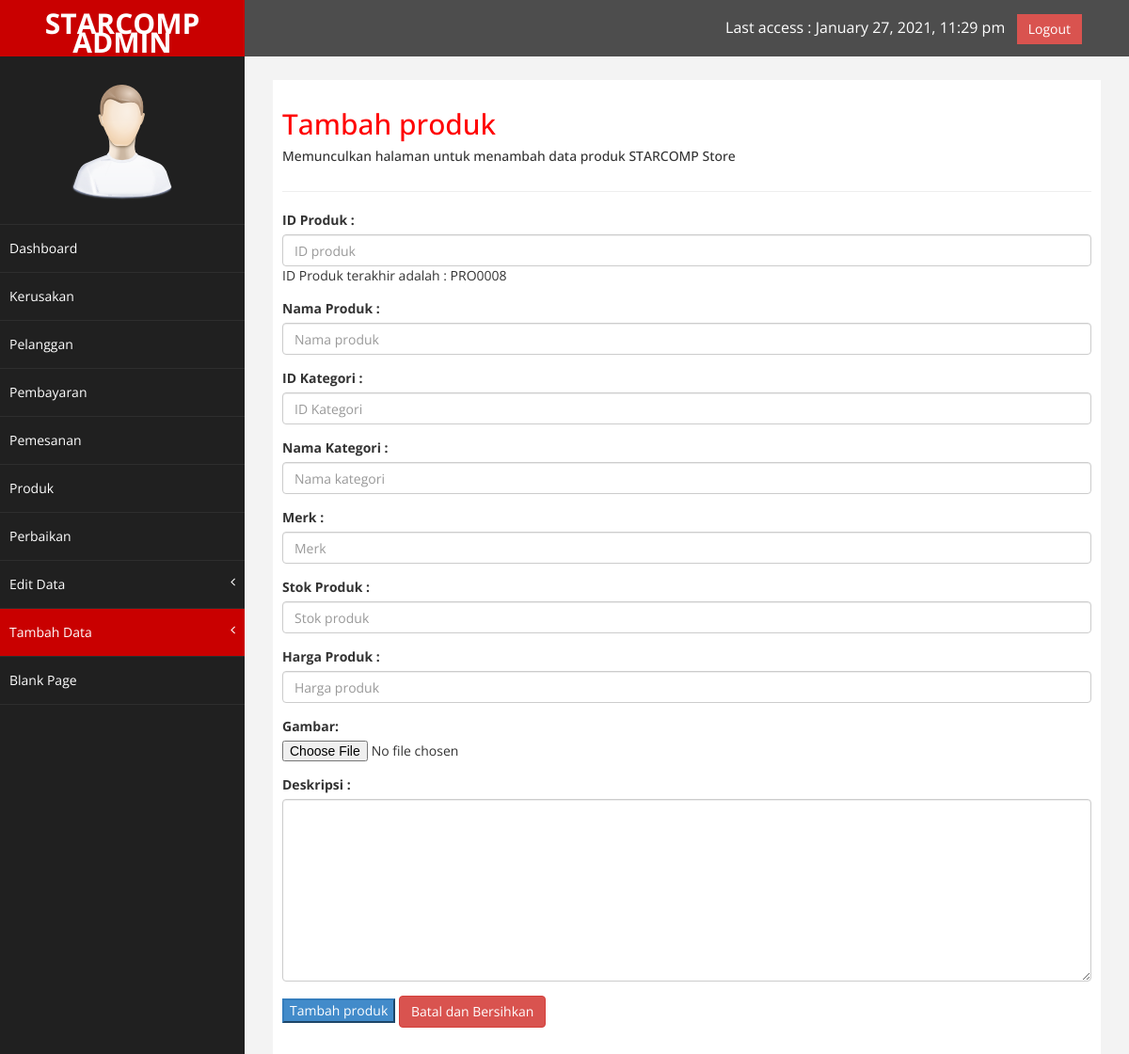
Page /index.php/produk/tambah_produk on the earlier database version.
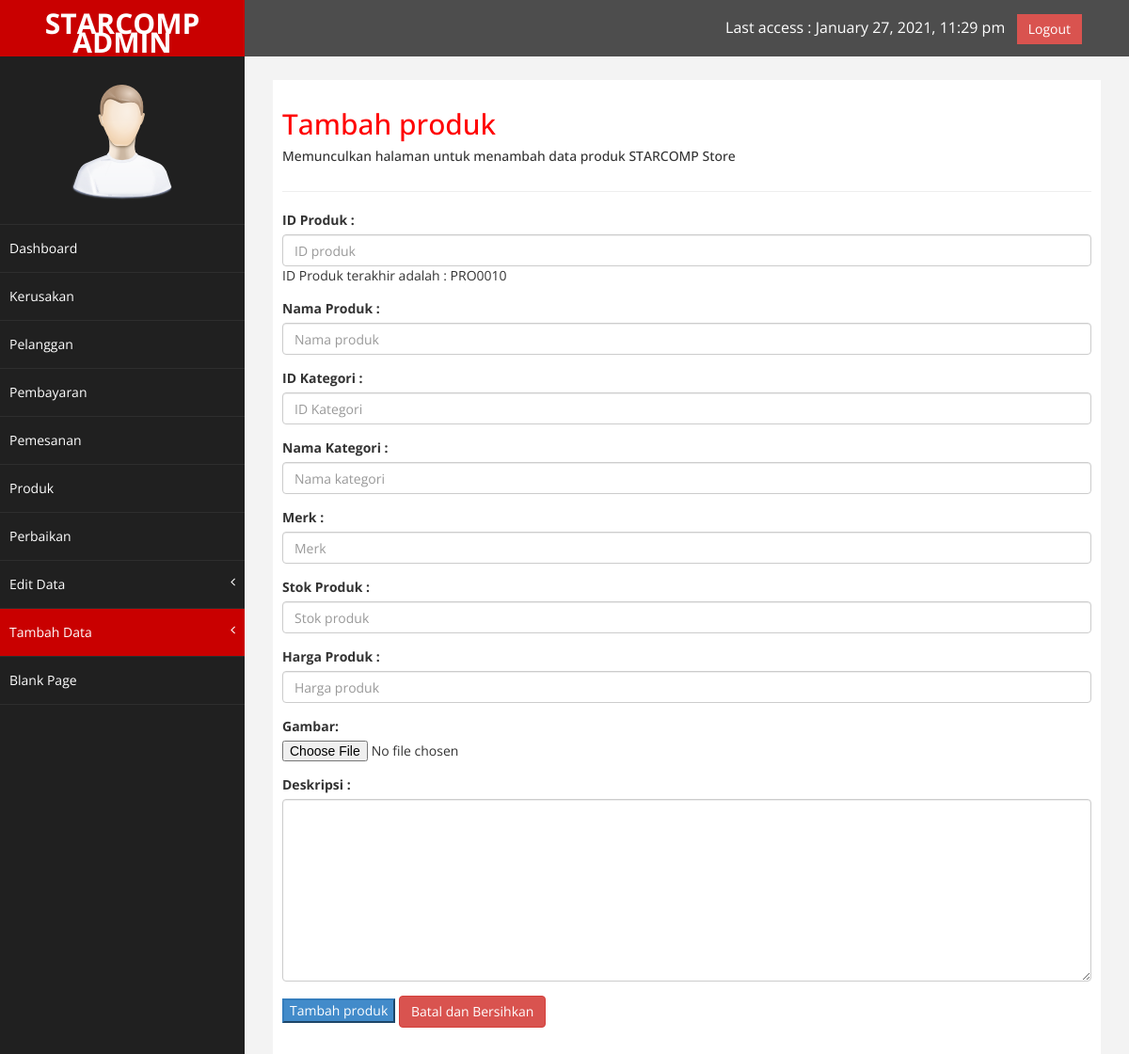
Same page on the later database version.
### tables this page shows
CREATE TABLE `produk` (
  `id_produk` varchar(10) NOT NULL,
  `nm_produk` varchar(50) NOT NULL,
  `id_kategori` varchar(7) NOT NULL,
  `nm_kategori` varchar(30) NOT NULL,
  `merk` varchar(20) NOT NULL,
  `stok_produk` int(3) NOT NULL,
  `hrg_produk` int(7) NOT NULL,
  `deskripsi` varchar(265) NOT NULL
);

### application/controllers/Produk.php (called while the page is built, shortened)
<?php
class Produk extends CI_Controller {
	public function __construct()
	{
		$this->load->database();
		$this->load->model('produk_model');
		$this->load->helper(array('url'));
	}
	public function tambah_produk(){
		$this->load->view('tambah/tambah_produk');
	}
}

### index.php (called while the page is built, shortened)
<?php
require_once BASEPATH.'core/CodeIgniter.php';

### application/models/Produk_model.php (called while the page is built, shortened)
<?php
class Produk_model extends CI_Model {
	public function lastid(){
		$query = $this->db->query("SELECT id_produk FROM produk ORDER BY id_produk DESC LIMIT 1");
		return $query->result();
	}
}

### application/views/tambah/tambah_produk.php (the view, shortened to what the changed rows need)
<!DOCTYPE html>
<html xmlns="http://www.w3.org/1999/xhtml">
<head>
    <link href="<?php echo base_url('assets/css/bootstrap.css');?>" rel="stylesheet" />
    <link href="<?php echo base_url('assets/css/font-awesome.css')?>" rel="stylesheet" />
    <link href="<?php echo base_url('assets/js/morris/morris-0.4.3.min.css')?>" rel="stylesheet" />
    <link href="<?php echo base_url('assets/css/custom.css')?>" rel="stylesheet" />
</head>
<body>
    <div id="wrapper">
 <div id="page-wrapper" >
            <div id="page-inner">
                <div class="row">
                    <div class="col-md-12">
                     <h2>Tambah produk</h2>
                    </div>
                </div>
            <div class="row">
                <div class="col-md-12">
               <?php
                echo form_open_multipart(site_url('produk/tambah_action'));
               ?>
                    <div class="form-group">
                        <label for="id_produk">ID Produk : </label><br />
                        <input type="text" class="form-control" id="id_produk" name="id_produk" placeholder="ID produk" maxlength="10"
                        value="<?php set_value('id_produk');?>" required>
                        ID Produk terakhir adalah :
                        <?php
                        $result = $this->produk_model->lastid();
                        foreach ($result as $produk) {
                            echo $produk->id_produk;
                        }
                        ?>
                    </div>
                <div class="form-group">
                        <label for="nm_produk">Nama Produk : </label>
                        <input type="text" class="form-control" id="nm_produk" name="nm_produk" placeholder="Nama produk" maxlength="50"
                        value="<?php echo set_value('nm_produk');?>" required>
                    </div>
                    <div class="form-group">
                        <label for="id_kategori">ID Kategori :</label>
                        <input type="text" class="form-control" id="id_kategori" name="id_kategori" placeholder="ID Kategori" maxlength="7"
                        value="<?php echo set_value('id_kategori');?>" required>
                    </div>
                    <div class="form-group">
                        <label for="nm_kategori">Nama Kategori :</label>
                        <input type="text" class="form-control" id="nm_kategori" name="nm_kategori" placeholder="Nama kategori" maxlength="30"
                        value="<?php echo set_value('nm_kategori');?>" required>
                    </div>
                    <div class="form-group">
                        <label for="merk">Merk :</label>
                        <input type="text" class="form-control" id="merk" name="merk" placeholder="Merk" maxlength="20"
                        value="<?php echo set_value('merk');?>" required>
                    </div>
                     <div class="form-group">
                        <label for="stok_produk">Stok Produk :</label>
                        <input type="text" class="form-control" id="stok_produk" name="stok_produk" placeholder="Stok produk" maxlength="3"
                        value="<?php echo set_value('stok_produk');?>"required>
                    </div>
                     <div class="form-group">
                        <label for="hrg_produk">Harga Produk : </label>
                        <input type="text" class="form-control" id="hrg_produk" name="hrg_produk" placeholder="Harga produk" maxlength="7"
                        value="<?php echo set_value('hrg_produk');?>" required>
                    </div>
                    <div class="form-group">
                        <label for="gambar">Gambar:</label>
                    <input id="gambar_produk" name="gambar_produk" type="file" accept="image/jpeg, image/jpg, image/x-png"  required/>
                    </div>
                     <div class="form-group">
                        <label for="deskripsi">Deskripsi :</label>
                        <textarea class="form-control" id="deskripsi" name="deskripsi" placeholder="Deskripsi"  maxlength="265" rows="9"
                        value="<?php echo set_value('deskripsi');?>" required>
                        </textarea>
                    </div>
                    <button type="submit" class="btn-primary">Tambah produk</button>
                    <a href="<?php site_url('Produk/tambah_produk_refresh'); ?>" class="btn btn-danger">Batal dan Bersihkan</a>
                    <?php echo form_close(); ?>
                </div>
            </div>
        </div>
    </div>
    </div>
</body>
</html>

Differences in the rows shown:
no longer on this page (row unchanged): produk: id_produk "PRO0008"
added produk: id_produk "PRO0010"
